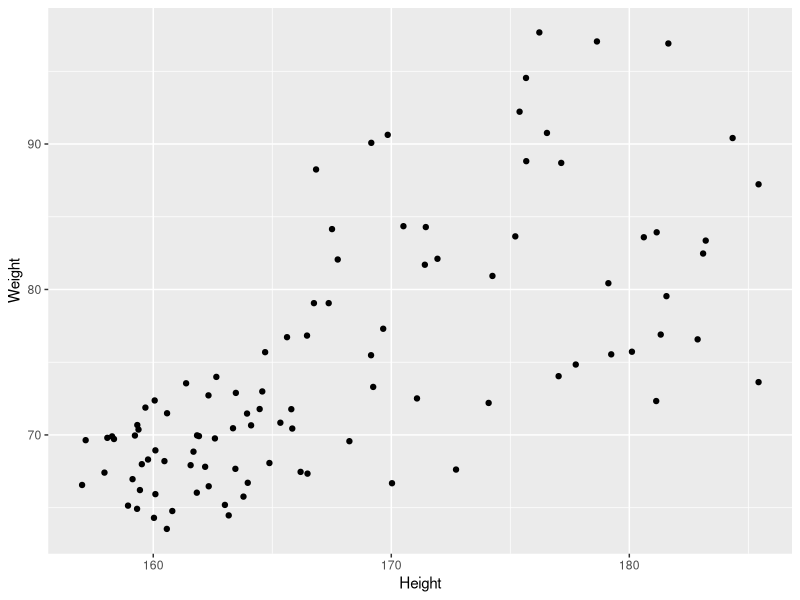
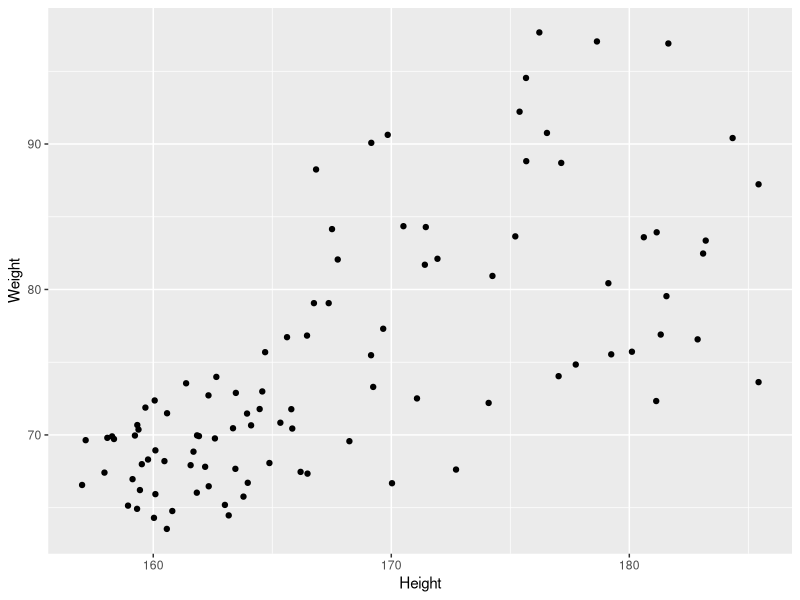
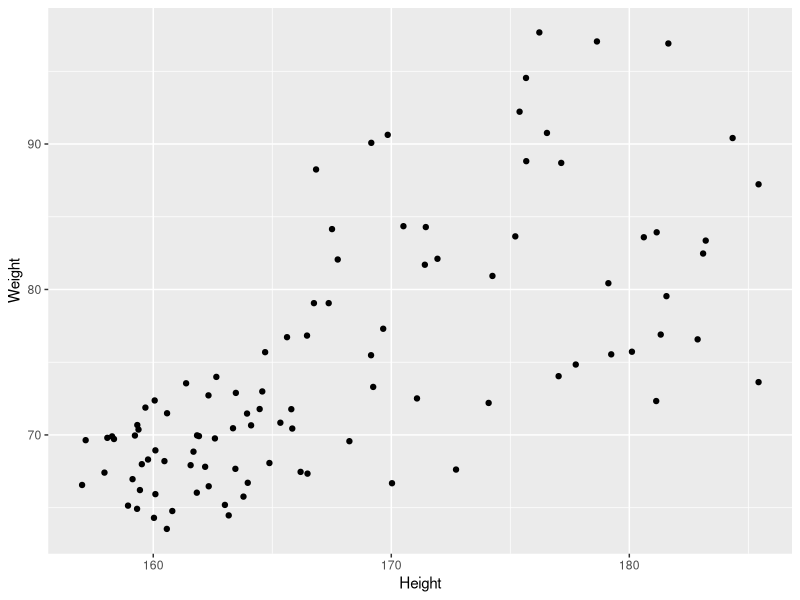
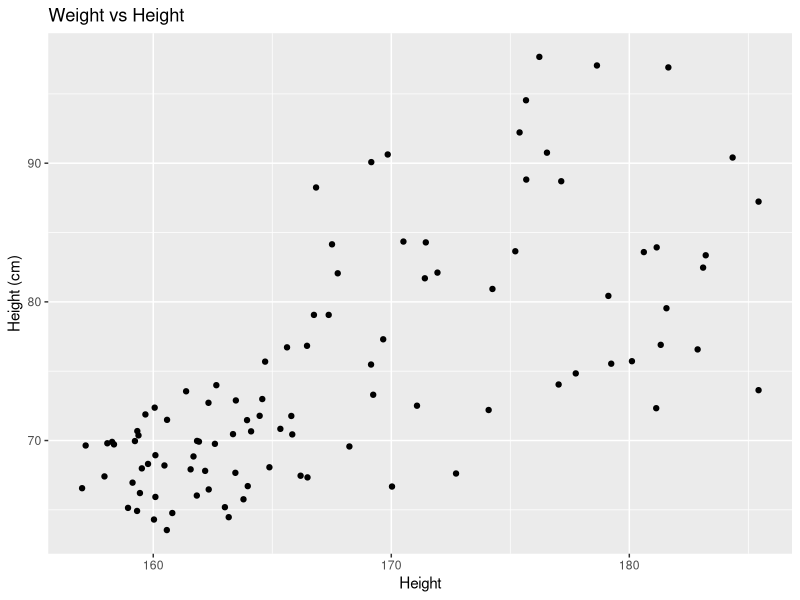
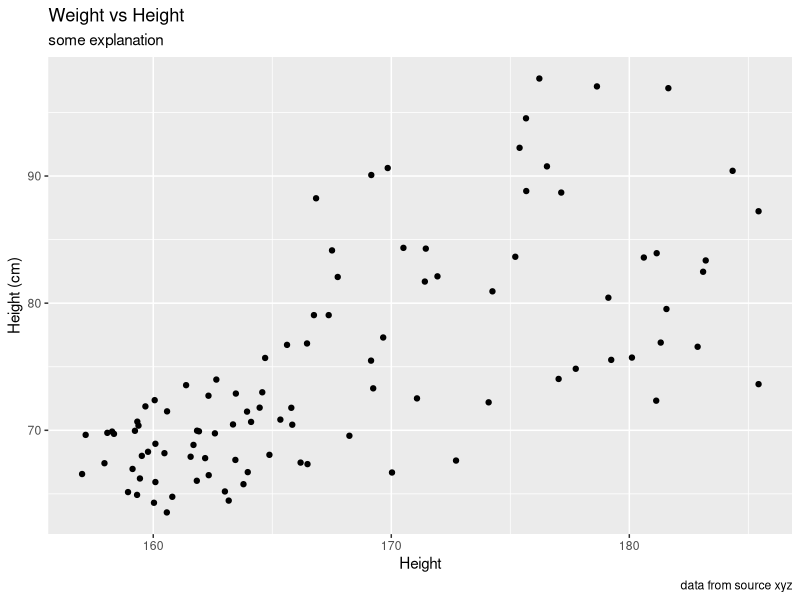
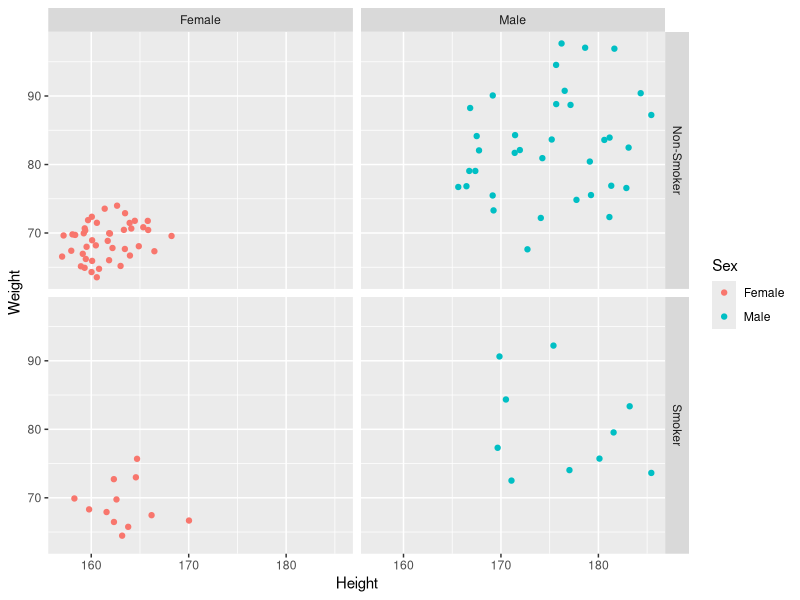
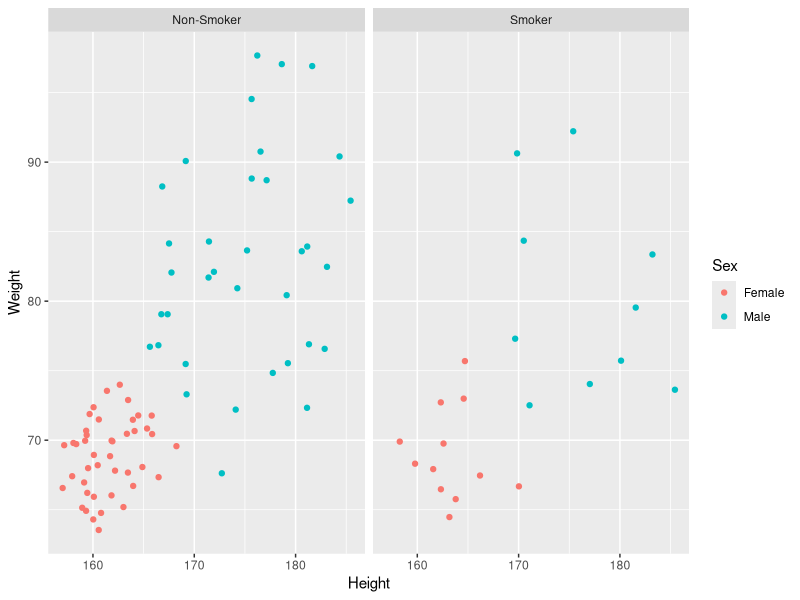
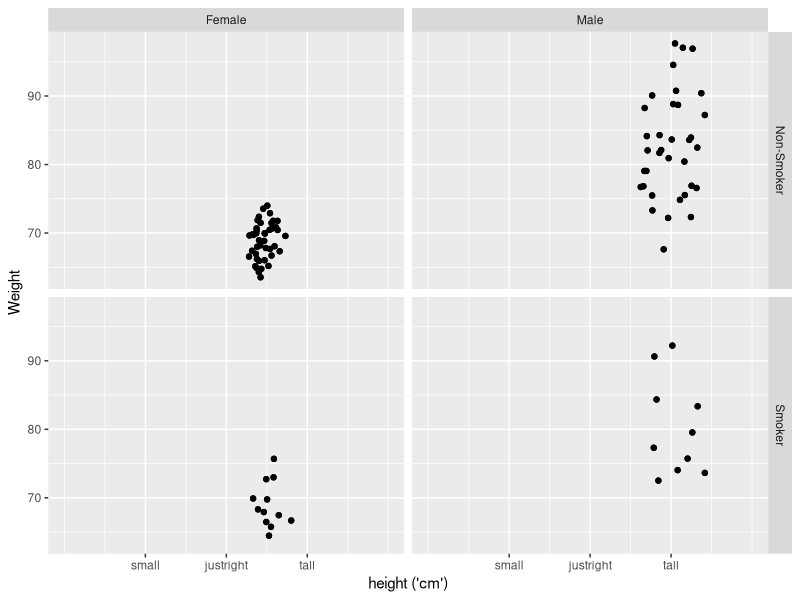

R code for these plots, in order: (Note: this script raises an error after producing the figures.)
## ---- chunk 1
knitr::opts_chunk$set(echo = TRUE)
library(tidyverse) # includes ggplot2
## ---- chunk 2
patients_clean = read.delim("patient-data-cleaned.txt",sep="\t")
head(patients_clean)
## ---- chunk 3
p = ggplot(data=patients_clean) #+ aes(x=Height,y=Weight) #+ geom_point()
class(p)
head(p$data)
#p$mapping # inspect mappings
#p$theme
#p$layers
## ---- chunk 4
ggplot(data=patients_clean,
       mapping=aes(x=Height,y=Weight)) + geom_point()
## ---- chunk 5
p = ggplot(patients_clean, aes(x=Height, y=Weight)) # x and y are numeric
#p = ggplot(patients_clean, aes(x=Sex))              # factor (categorical) for x
#p = ggplot(patients_clean, aes(x=Sex, y=Weight))    # factor for x and numeric for y

p + geom_point()
#p + geom_line()
#p + geom_smooth()
#p + geom_bar()    # needs categorical x
#p + geom_histogram()
#p + geom_density()
#p + geom_boxplot() # categorical x + continuous y
#p + geom_violin()
## ---- chunk 6
p = ggplot(patients_clean, aes(x=Height,y=Weight))

p + geom_point()
#p + geom_point(colour="red")
#p + geom_point(aes(color=Sex)) # can also add this to the plot object above
#p + geom_point(aes(color=Sex, shape=Smokes))
## ---- chunk 7
?geom_point
## ---- chunk 8
p = ggplot(patients_clean, aes(x=Height,y=Weight)) + geom_point()

p + ggtitle("Weight vs Height") + ylab("Height (cm)")
## ---- chunk 9
p = ggplot(patients_clean, aes(x=Height,y=Weight)) + geom_point()

p + labs(title="Weight vs Height",
         subtitle = "some explanation",
         caption = "data from source xyz",
         y="Height (cm)")
## ---- chunk 10
p = ggplot(patients_clean, aes(x=Height,y=Weight,colour=Sex)) + geom_point()

p + facet_grid(Smokes~Sex) # rows ~ columns
#p + facet_grid(~Sex)       # ~ columns
#p + facet_grid(Sex~.)      # split along rows in plot
#p + facet_grid(Smokes~Sex+Pet)
#p + facet_grid(Smokes~Sex, scales="free_x")  # free_y, free
## ---- chunk 11
p = ggplot(patients_clean, aes(x=Height,y=Weight,colour=Sex)) + geom_point()

p + facet_wrap(~Smokes)
#p + facet_wrap(~Pet+Smokes+Sex)
## ---- chunk 12
p = ggplot(patients_clean, aes(x=Height,y=Weight)) + geom_point()

ggsave(p, filename="anExampleplot.png", width=15, height=15, units="cm")
## ---- chunk 13
p +
    geom_point() +
    facet_grid(Smokes~Sex)+
    scale_x_continuous(name="height ('cm')",
                       limits = c(100,200),
                       breaks=c(125,150,175),
                       labels=c("small","justright","tall"))
## ---- chunk 14
p = ggplot(patients_clean, aes(x=Sex,y=Height))

p +
    geom_violin(aes(x=Sex,y=Height)) +
    scale_x_discrete(labels=c("Girls","Guys"))
## ---- chunk 15
p = ggplot(patients_clean,aes(x=Sex,y=Height,fill=Smokes))
p +
    geom_violin(aes(x=Sex,y=Height)) +
    scale_x_discrete(labels=c("Guys","Girls"))+
    scale_y_continuous(breaks=c(160,180),labels=c("Petite","Tall"))
## ---- chunk 16
p = ggplot(patients_clean,
           aes(x=Height, y=Weight, colour=Sex))
p + geom_point(size=4)
## ---- chunk 17
p = ggplot(patients_clean, aes(x=Height, y=Weight, colour=Sex))

p + geom_point(size=4) + 
    scale_color_manual(values = c("Green","Purple"), name="Gender")
## ---- chunk 18
p = ggplot(patients_clean, aes(x=Height,y=Weight,colour=Pet)) + geom_point(size=4)

p + scale_color_brewer(palette = "Set2")
## ---- chunk 19
p = ggplot(patients_clean, aes(x=Height, y=Weight, alpha=BMI)) + geom_point(size=4)
p + scale_alpha_continuous(range = c(0.5,1))

#p = ggplot(patients_clean, aes(x=Height, y=Weight, size=BMI)) + geom_point(alpha=0.8)
#p + scale_size_continuous(range = c(3,6))      # limit range between 3 and 6
#p + scale_size_continuous(range = c(3,6), limits = c(25,40))     # points outside limits are removed
#p + scale_size_continuous(range = c(3,6), breaks=c(25,30), labels=c("Good","Good but not 25"))
## ---- chunk 20
p = ggplot(patients_clean, aes(x=Height, y=Weight, color=BMI)) + geom_point(size=4,alpha=0.8)

p + scale_colour_gradient(low="White", high="Red")
#p + scale_colour_gradient2(low = "Blue", mid="Black", high="Red", midpoint = median(patients_clean$BMI)) # include midpoint
## ---- chunk 21
p = ggplot(patients_clean, aes(x=Height,y=Weight,colour=BMI)) + geom_point(size=4,alpha=0.8)

p + scale_colour_gradient1(low = "Blue",
                         mid="Black",
                         high="Red",
                         midpoint = median(patients_clean$BMI),
                         breaks=c(25,30),labels=c("Low","High"),
                         name="Body Mass Index")
## ---- chunk 22
p = ggplot(patients_clean,
           aes(x=Height,y=Weight,colour=BMI,shape=Sex))

p + geom_point(size=4,alpha=0.8) +
    scale_shape_discrete(name="Gender") +
    scale_colour_gradient2(low = "Blue",
                           mid="Black",
                           high="Red",
                           midpoint = median(patients_clean$BMI),
                           breaks=c(25,30),labels=c("Low","High"),
                           name="Body Mass Index")
## ---- chunk 23
p = ggplot(patients_clean, aes(x=Weight,y=Height)) + geom_point()

p + stat_smooth()
#p + stat_smooth(method="lm")
## ---- chunk 24
p = ggplot(patients_clean, aes(x=Weight,y=Height,colour=Sex)) + geom_point()

p + stat_smooth(method="lm")
#p + stat_smooth(aes(x=Weight,y=Height), method="lm", inherit.aes = FALSE)
## ---- chunk 25
p = ggplot(patients_clean, aes(x=Sex, y=Height)) + geom_jitter()

p + stat_summary(fun.y=quantile, geom="point", colour="purple", size=8)
## ---- chunk 26
p = ggplot(patients_clean, aes(x=Weight,y=Height)) + geom_point()

p + theme_minimal()
## ---- chunk 27
p = ggplot(patients_clean, aes(x=Weight, y=Height)) + geom_point()

p + theme(text = element_text(colour="red"),
          axis.text = element_text(colour="red"))
## ---- chunk 28
p = ggplot(patients_clean, aes(x=Weight, y=Height)) + geom_point()

p + theme(text = element_text(colour="red"),
          axis.text = element_text(colour="red"),
          axis.title.y = element_text(angle=0))
## ---- chunk 29
p = ggplot(patients_clean, aes(x=Weight,y=Height)) + geom_point() + facet_grid(Sex~Smokes)

p + theme(text = element_text(colour="red"),
          axis.text = element_text(colour="red"),
          axis.title.y = element_text(angle=0),
          axis.line = element_line(linetype = 0),
          panel.background=element_rect(fill="white"),
          strip.background=element_rect(fill="cyan"))
